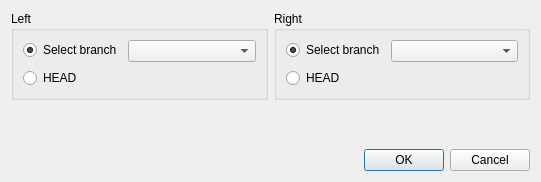
<?xml version="1.0" encoding="UTF-8"?>
<ui version="4.0">
 <class>SelectBranchesToDiffDialog</class>
 <widget class="QDialog" name="SelectBranchesToDiffDialog">
  <property name="geometry">
   <rect>
    <x>0</x>
    <y>0</y>
    <width>541</width>
    <height>182</height>
   </rect>
  </property>
  <property name="windowTitle">
   <string>Select branches</string>
  </property>
  <property name="windowIcon">
   <iconset theme="kommit">
    <normaloff>.</normaloff>.</iconset>
  </property>
  <layout class="QVBoxLayout" name="verticalLayout">
   <item>
    <layout class="QHBoxLayout" name="horizontalLayout">
     <item>
      <widget class="QGroupBox" name="groupBox">
       <property name="title">
        <string>Left</string>
       </property>
       <layout class="QFormLayout" name="formLayout_2">
        <item row="0" column="0">
         <widget class="QRadioButton" name="radioButtonSelectLeftBranch">
          <property name="text">
           <string>Select branch</string>
          </property>
          <property name="checked">
           <bool>true</bool>
          </property>
         </widget>
        </item>
        <item row="0" column="1">
         <widget class="QComboBox" name="comboBoxOldBranch"/>
        </item>
        <item row="1" column="0">
         <widget class="QRadioButton" name="radioButtonLeftIsHead">
          <property name="text">
           <string>HEAD</string>
          </property>
         </widget>
        </item>
       </layout>
      </widget>
     </item>
     <item>
      <widget class="QGroupBox" name="groupBox_2">
       <property name="title">
        <string>Right</string>
       </property>
       <layout class="QFormLayout" name="formLayout">
        <item row="0" column="0">
         <widget class="QRadioButton" name="radioButtonSelectRightBranch">
          <property name="text">
           <string>Select branch</string>
          </property>
          <property name="checked">
           <bool>true</bool>
          </property>
         </widget>
        </item>
        <item row="0" column="1">
         <widget class="QComboBox" name="comboBoxNewBranch"/>
        </item>
        <item row="1" column="0">
         <widget class="QRadioButton" name="radioButtonRightIsHead">
          <property name="text">
           <string>HEAD</string>
          </property>
         </widget>
        </item>
       </layout>
      </widget>
     </item>
    </layout>
   </item>
   <item>
    <spacer name="verticalSpacer">
     <property name="orientation">
      <enum>Qt::Vertical</enum>
     </property>
     <property name="sizeHint" stdset="0">
      <size>
       <width>20</width>
       <height>25</height>
      </size>
     </property>
    </spacer>
   </item>
   <item>
    <widget class="QDialogButtonBox" name="buttonBox">
     <property name="orientation">
      <enum>Qt::Horizontal</enum>
     </property>
     <property name="standardButtons">
      <set>QDialogButtonBox::Cancel|QDialogButtonBox::Ok</set>
     </property>
    </widget>
   </item>
  </layout>
 </widget>
 <resources/>
 <connections>
  <connection>
   <sender>buttonBox</sender>
   <signal>rejected()</signal>
   <receiver>SelectBranchesToDiffDialog</receiver>
   <slot>reject()</slot>
   <hints>
    <hint type="sourcelabel">
     <x>245</x>
     <y>172</y>
    </hint>
    <hint type="destinationlabel">
     <x>286</x>
     <y>181</y>
    </hint>
   </hints>
  </connection>
  <connection>
   <sender>radioButtonSelectLeftBranch</sender>
   <signal>toggled(bool)</signal>
   <receiver>comboBoxOldBranch</receiver>
   <slot>setEnabled(bool)</slot>
   <hints>
    <hint type="sourcelabel">
     <x>70</x>
     <y>57</y>
    </hint>
    <hint type="destinationlabel">
     <x>171</x>
     <y>57</y>
    </hint>
   </hints>
  </connection>
  <connection>
   <sender>radioButtonSelectRightBranch</sender>
   <signal>toggled(bool)</signal>
   <receiver>comboBoxNewBranch</receiver>
   <slot>setEnabled(bool)</slot>
   <hints>
    <hint type="sourcelabel">
     <x>359</x>
     <y>55</y>
    </hint>
    <hint type="destinationlabel">
     <x>441</x>
     <y>56</y>
    </hint>
   </hints>
  </connection>
 </connections>
</ui>
